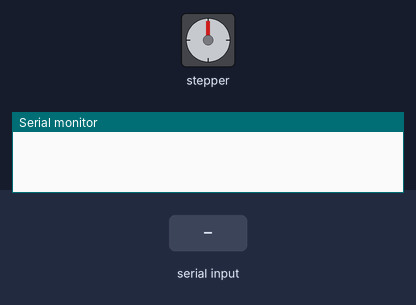
Simulated run of this sketch. Board: Arduino Uno, built with avr-gcc and run on an emulated ATmega328P. On the bench: stepper motor, the last lines printed to the serial monitor. The test bench sets the inputs (shaded band). Stepper angles assume 205 steps per turn.

Above: at 1.2 s.
1.3 s: "1\n" received over Serial
At 1.45 s:
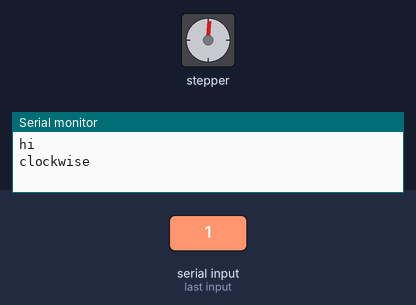
At 2.05 s:
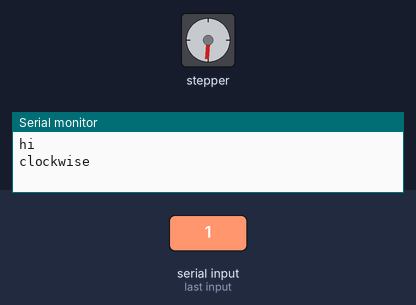
13.3 s: byte 10 ('\n') received over Serial
At 13.86 s:
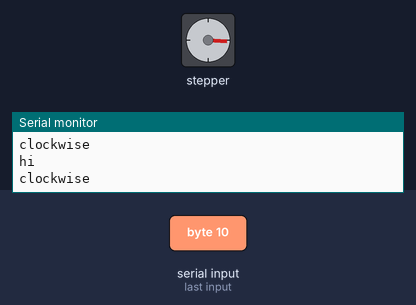
Timing chart, 0 to 22.3 s (numbered marks = the images above; inputs shaded):
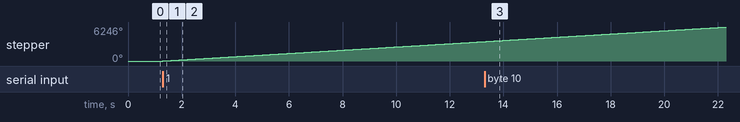

The sketch:

stepper_clockwise.ino
```cpp
/*
 Stepper Motor Control - one revolution

 Original code from the Aduino package:
 Created 11 Mar. 2007
 Modified 30 Nov. 2009
 by Tom Igoe

 This program drives a unipolar or bipolar stepper motor.
 The motor is attached to digital pins 8 - 11 of the Arduino.

 The motor should revolve one revolution in one direction, then
 one revolution in the other direction.

 _____________________________________

 Serial Events from
 https://www.arduino.cc/en/Tutorial/SerialEvent

 _____________________________________

 Modified by Sophia Thach For this project
 10/10/2015

 This program drives a unipolar stepper motor.
 (Step Motor 28BYJ-48 5V)
 and using the Arduino Uno.

 Acknowlements: Brandon helped alot
 */
#include <Stepper.h>

int stepsPerRevolution = 205;  // change this to fit the number of steps per revolution
// for your motor

//counts the number of steps that have been processed.
int steps;

//verifies for the string that is inputted is complete
boolean stringComplete=false;

//the string that is inputted
String inputString="";


// initialize the stepper library on pins 8 through 11:
Stepper myStepper(stepsPerRevolution, 8,9,10,11);

void setup() {
  //initialize steps to 0
  steps=0;

  // set the speed at 50 rpm:
  myStepper.setSpeed(50);

  // initialize the serial port:
  Serial.begin(9600);

  // reserve 200 bytes for the inputString:
  inputString.reserve(200);
}

void loop() {
  serialEvent(); //call the function

  if(stringComplete){
    // step one revolution  in one direction:
    //while loop ensures that cog takes only 10 steps
    //which is one revolution = 205 (steps per revolution) (divided) 50 (speed)
    // the extra 5 steps per revolution accounts for error

    while(steps<10){
      Serial.println("clockwise");
      myStepper.step(stepsPerRevolution);
      steps++;
    }

    //reset all values so you're able to accept a new command (a new string)
    steps=0;
    stringComplete=false;
    inputString="";
  }
}


/*
  SerialEvent occurs whenever a new data comes in the
 hardware serial RX.  This routine is run between each
 time loop() runs, so using delay inside loop can delay
 response.  Multiple bytes of data may be available.
 */
void serialEvent() {
  while (Serial.available()) {
    // get the new byte:
    char inChar = (char)Serial.read();
    // add it to the inputString:
    inputString += inChar;
    // if the incoming character is a newline, set a flag
    // so the main loop can do something about it:
    if (inChar == '\n') {
      Serial.println("hi");
      stringComplete = true;
    }
  }
}
```

Measured:
- after the input at 1.3 s, stepper: keeps turning clockwise at about 298°/s, starting at once
